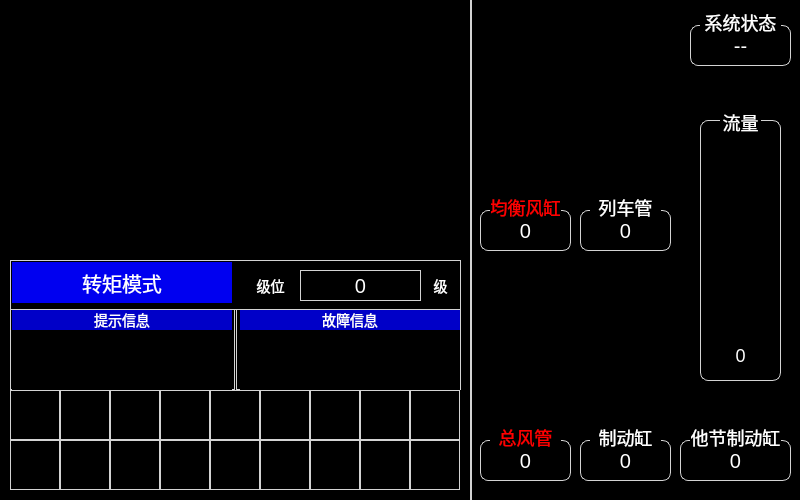
<?xml version="1.0" encoding="UTF-8"?>
<ui version="4.0">
 <class>Unity</class>
 <widget class="QWidget" name="Unity">
  <property name="geometry">
   <rect>
    <x>0</x>
    <y>0</y>
    <width>800</width>
    <height>500</height>
   </rect>
  </property>
  <property name="windowTitle">
   <string>Form</string>
  </property>
  <property name="styleSheet">
   <string notr="true">QWidget
{
	background-color: black;
}
QLabel
{
	border:1px solid lightgray;
    color:white;
font:16px
}</string>
  </property>
  <widget class="QLabel" name="LBLC22">
   <property name="geometry">
    <rect>
     <x>60</x>
     <y>440</y>
     <width>50</width>
     <height>50</height>
    </rect>
   </property>
   <property name="text">
    <string/>
   </property>
  </widget>
  <widget class="QLabel" name="LBLC11">
   <property name="geometry">
    <rect>
     <x>10</x>
     <y>390</y>
     <width>50</width>
     <height>50</height>
    </rect>
   </property>
   <property name="text">
    <string/>
   </property>
  </widget>
  <widget class="QLabel" name="LBLC24">
   <property name="geometry">
    <rect>
     <x>160</x>
     <y>440</y>
     <width>50</width>
     <height>50</height>
    </rect>
   </property>
   <property name="text">
    <string/>
   </property>
  </widget>
  <widget class="QLabel" name="LBLC17">
   <property name="geometry">
    <rect>
     <x>310</x>
     <y>390</y>
     <width>50</width>
     <height>50</height>
    </rect>
   </property>
   <property name="text">
    <string/>
   </property>
  </widget>
  <widget class="QLabel" name="LBLC16">
   <property name="geometry">
    <rect>
     <x>260</x>
     <y>390</y>
     <width>50</width>
     <height>50</height>
    </rect>
   </property>
   <property name="text">
    <string/>
   </property>
  </widget>
  <widget class="QLabel" name="LBLC27">
   <property name="geometry">
    <rect>
     <x>310</x>
     <y>440</y>
     <width>50</width>
     <height>50</height>
    </rect>
   </property>
   <property name="text">
    <string/>
   </property>
  </widget>
  <widget class="QLabel" name="LBLC13">
   <property name="geometry">
    <rect>
     <x>110</x>
     <y>390</y>
     <width>50</width>
     <height>50</height>
    </rect>
   </property>
   <property name="text">
    <string/>
   </property>
  </widget>
  <widget class="QLabel" name="LBLC26">
   <property name="geometry">
    <rect>
     <x>260</x>
     <y>440</y>
     <width>50</width>
     <height>50</height>
    </rect>
   </property>
   <property name="text">
    <string/>
   </property>
  </widget>
  <widget class="QLabel" name="LBLC25">
   <property name="geometry">
    <rect>
     <x>210</x>
     <y>440</y>
     <width>50</width>
     <height>50</height>
    </rect>
   </property>
   <property name="text">
    <string/>
   </property>
  </widget>
  <widget class="QLabel" name="LBLC21">
   <property name="geometry">
    <rect>
     <x>10</x>
     <y>440</y>
     <width>50</width>
     <height>50</height>
    </rect>
   </property>
   <property name="text">
    <string/>
   </property>
  </widget>
  <widget class="QLabel" name="LBLC14">
   <property name="geometry">
    <rect>
     <x>160</x>
     <y>390</y>
     <width>50</width>
     <height>50</height>
    </rect>
   </property>
   <property name="text">
    <string/>
   </property>
  </widget>
  <widget class="QLabel" name="LBLC18">
   <property name="geometry">
    <rect>
     <x>360</x>
     <y>390</y>
     <width>50</width>
     <height>50</height>
    </rect>
   </property>
   <property name="text">
    <string/>
   </property>
  </widget>
  <widget class="QLabel" name="LBLC29">
   <property name="geometry">
    <rect>
     <x>410</x>
     <y>440</y>
     <width>50</width>
     <height>50</height>
    </rect>
   </property>
   <property name="text">
    <string/>
   </property>
  </widget>
  <widget class="QLabel" name="LBLC28">
   <property name="geometry">
    <rect>
     <x>360</x>
     <y>440</y>
     <width>50</width>
     <height>50</height>
    </rect>
   </property>
   <property name="text">
    <string/>
   </property>
  </widget>
  <widget class="QLabel" name="LBLC15">
   <property name="geometry">
    <rect>
     <x>210</x>
     <y>390</y>
     <width>50</width>
     <height>50</height>
    </rect>
   </property>
   <property name="text">
    <string/>
   </property>
  </widget>
  <widget class="QLabel" name="LBLC23">
   <property name="geometry">
    <rect>
     <x>110</x>
     <y>440</y>
     <width>50</width>
     <height>50</height>
    </rect>
   </property>
   <property name="text">
    <string/>
   </property>
  </widget>
  <widget class="QLabel" name="LBLC19">
   <property name="geometry">
    <rect>
     <x>410</x>
     <y>390</y>
     <width>50</width>
     <height>50</height>
    </rect>
   </property>
   <property name="text">
    <string/>
   </property>
  </widget>
  <widget class="QLabel" name="LBLC12">
   <property name="geometry">
    <rect>
     <x>60</x>
     <y>390</y>
     <width>50</width>
     <height>50</height>
    </rect>
   </property>
   <property name="text">
    <string/>
   </property>
  </widget>
  <widget class="QLabel" name="LBLFault3">
   <property name="geometry">
    <rect>
     <x>240</x>
     <y>370</y>
     <width>220</width>
     <height>20</height>
    </rect>
   </property>
   <property name="styleSheet">
    <string notr="true">border:1px solid transparent;
font:14px;</string>
   </property>
   <property name="text">
    <string/>
   </property>
   <property name="alignment">
    <set>Qt::AlignLeading|Qt::AlignLeft|Qt::AlignVCenter</set>
   </property>
  </widget>
  <widget class="QLabel" name="LBLFault1">
   <property name="geometry">
    <rect>
     <x>240</x>
     <y>330</y>
     <width>220</width>
     <height>20</height>
    </rect>
   </property>
   <property name="styleSheet">
    <string notr="true">border:1px solid transparent;
font:14px;</string>
   </property>
   <property name="text">
    <string/>
   </property>
   <property name="alignment">
    <set>Qt::AlignLeading|Qt::AlignLeft|Qt::AlignVCenter</set>
   </property>
  </widget>
  <widget class="QLabel" name="LBLFault2">
   <property name="geometry">
    <rect>
     <x>240</x>
     <y>350</y>
     <width>220</width>
     <height>20</height>
    </rect>
   </property>
   <property name="styleSheet">
    <string notr="true">border:1px solid transparent;
font:14px;</string>
   </property>
   <property name="text">
    <string/>
   </property>
   <property name="alignment">
    <set>Qt::AlignLeading|Qt::AlignLeft|Qt::AlignVCenter</set>
   </property>
  </widget>
  <widget class="QLabel" name="LBL1_5">
   <property name="geometry">
    <rect>
     <x>240</x>
     <y>310</y>
     <width>220</width>
     <height>20</height>
    </rect>
   </property>
   <property name="styleSheet">
    <string notr="true">background-color:rgb(0,0,200);
border:1px solid transparent;
font:14px;</string>
   </property>
   <property name="text">
    <string>故障信息</string>
   </property>
   <property name="alignment">
    <set>Qt::AlignCenter</set>
   </property>
  </widget>
  <widget class="QLabel" name="LBLTips2">
   <property name="geometry">
    <rect>
     <x>12</x>
     <y>350</y>
     <width>220</width>
     <height>20</height>
    </rect>
   </property>
   <property name="styleSheet">
    <string notr="true">border:1px solid transparent;
font:14px;</string>
   </property>
   <property name="text">
    <string/>
   </property>
   <property name="alignment">
    <set>Qt::AlignLeading|Qt::AlignLeft|Qt::AlignVCenter</set>
   </property>
  </widget>
  <widget class="QLabel" name="LBLTips3">
   <property name="geometry">
    <rect>
     <x>12</x>
     <y>370</y>
     <width>220</width>
     <height>20</height>
    </rect>
   </property>
   <property name="styleSheet">
    <string notr="true">border:1px solid transparent;
font:14px;</string>
   </property>
   <property name="text">
    <string/>
   </property>
   <property name="alignment">
    <set>Qt::AlignLeading|Qt::AlignLeft|Qt::AlignVCenter</set>
   </property>
  </widget>
  <widget class="QLabel" name="LBL1_6">
   <property name="geometry">
    <rect>
     <x>12</x>
     <y>310</y>
     <width>220</width>
     <height>20</height>
    </rect>
   </property>
   <property name="styleSheet">
    <string notr="true">background-color:rgb(0,0,200);;
border:1px solid transparent;
font:14px;</string>
   </property>
   <property name="text">
    <string>提示信息</string>
   </property>
   <property name="alignment">
    <set>Qt::AlignCenter</set>
   </property>
  </widget>
  <widget class="QLabel" name="LBLTips1">
   <property name="geometry">
    <rect>
     <x>12</x>
     <y>330</y>
     <width>220</width>
     <height>20</height>
    </rect>
   </property>
   <property name="styleSheet">
    <string notr="true">border:1px solid transparent;
font:14px;</string>
   </property>
   <property name="text">
    <string/>
   </property>
   <property name="alignment">
    <set>Qt::AlignLeading|Qt::AlignLeft|Qt::AlignVCenter</set>
   </property>
  </widget>
  <widget class="QLabel" name="LBLD31">
   <property name="geometry">
    <rect>
     <x>10</x>
     <y>309</y>
     <width>225</width>
     <height>81</height>
    </rect>
   </property>
   <property name="text">
    <string/>
   </property>
  </widget>
  <widget class="QLabel" name="LBl2">
   <property name="geometry">
    <rect>
     <x>236</x>
     <y>309</y>
     <width>225</width>
     <height>81</height>
    </rect>
   </property>
   <property name="text">
    <string/>
   </property>
  </widget>
  <widget class="QLabel" name="LBLMode">
   <property name="geometry">
    <rect>
     <x>12</x>
     <y>262</y>
     <width>220</width>
     <height>41</height>
    </rect>
   </property>
   <property name="styleSheet">
    <string notr="true">border:1px solid transparent;
font:20px;
background-color:rgb(0,0,240);</string>
   </property>
   <property name="text">
    <string>转矩模式</string>
   </property>
   <property name="alignment">
    <set>Qt::AlignCenter</set>
   </property>
  </widget>
  <widget class="QLabel" name="LBLGrade">
   <property name="geometry">
    <rect>
     <x>300</x>
     <y>270</y>
     <width>121</width>
     <height>31</height>
    </rect>
   </property>
   <property name="styleSheet">
    <string notr="true">border:1px solid lightgray ;
font:20px;
</string>
   </property>
   <property name="text">
    <string>0</string>
   </property>
   <property name="alignment">
    <set>Qt::AlignCenter</set>
   </property>
  </widget>
  <widget class="QLabel" name="LBL3">
   <property name="geometry">
    <rect>
     <x>10</x>
     <y>260</y>
     <width>451</width>
     <height>50</height>
    </rect>
   </property>
   <property name="text">
    <string/>
   </property>
  </widget>
  <widget class="QLabel" name="lbl1">
   <property name="geometry">
    <rect>
     <x>250</x>
     <y>270</y>
     <width>41</width>
     <height>31</height>
    </rect>
   </property>
   <property name="styleSheet">
    <string notr="true">border:1px solid transparent;
font:14px;</string>
   </property>
   <property name="text">
    <string>级位</string>
   </property>
   <property name="alignment">
    <set>Qt::AlignCenter</set>
   </property>
  </widget>
  <widget class="QLabel" name="lbl1_2">
   <property name="geometry">
    <rect>
     <x>430</x>
     <y>270</y>
     <width>21</width>
     <height>31</height>
    </rect>
   </property>
   <property name="styleSheet">
    <string notr="true">border:1px solid transparent;
font:14px;</string>
   </property>
   <property name="text">
    <string>级</string>
   </property>
   <property name="alignment">
    <set>Qt::AlignCenter</set>
   </property>
  </widget>
  <widget class="QLabel" name="LBL3_2">
   <property name="geometry">
    <rect>
     <x>470</x>
     <y>0</y>
     <width>2</width>
     <height>500</height>
    </rect>
   </property>
   <property name="text">
    <string/>
   </property>
  </widget>
  <widget class="QLabel" name="LBLJHFG">
   <property name="geometry">
    <rect>
     <x>480</x>
     <y>210</y>
     <width>91</width>
     <height>41</height>
    </rect>
   </property>
   <property name="styleSheet">
    <string notr="true">border:1px solid lightgray ;
border-radius:8px;
font:20px;
</string>
   </property>
   <property name="text">
    <string>0</string>
   </property>
   <property name="alignment">
    <set>Qt::AlignCenter</set>
   </property>
  </widget>
  <widget class="QLabel" name="LBLLCG">
   <property name="geometry">
    <rect>
     <x>580</x>
     <y>210</y>
     <width>91</width>
     <height>41</height>
    </rect>
   </property>
   <property name="styleSheet">
    <string notr="true">border:1px solid lightgray ;
border-radius:8px;
font:20px;
</string>
   </property>
   <property name="text">
    <string>0</string>
   </property>
   <property name="alignment">
    <set>Qt::AlignCenter</set>
   </property>
  </widget>
  <widget class="QLabel" name="lbl1_3">
   <property name="geometry">
    <rect>
     <x>490</x>
     <y>195</y>
     <width>71</width>
     <height>25</height>
    </rect>
   </property>
   <property name="styleSheet">
    <string notr="true">border:1px solid transparent;
font:18px;
color:red;</string>
   </property>
   <property name="text">
    <string>均衡风缸</string>
   </property>
   <property name="alignment">
    <set>Qt::AlignCenter</set>
   </property>
  </widget>
  <widget class="QLabel" name="lbl1_4">
   <property name="geometry">
    <rect>
     <x>590</x>
     <y>195</y>
     <width>71</width>
     <height>25</height>
    </rect>
   </property>
   <property name="styleSheet">
    <string notr="true">border:1px solid transparent;
font:18px;
color:white;</string>
   </property>
   <property name="text">
    <string>列车管</string>
   </property>
   <property name="alignment">
    <set>Qt::AlignCenter</set>
   </property>
  </widget>
  <widget class="QLabel" name="lbl1_5">
   <property name="geometry">
    <rect>
     <x>700</x>
     <y>10</y>
     <width>81</width>
     <height>25</height>
    </rect>
   </property>
   <property name="styleSheet">
    <string notr="true">border:1px solid transparent;
font:18px;
color:white;</string>
   </property>
   <property name="text">
    <string>系统状态</string>
   </property>
   <property name="alignment">
    <set>Qt::AlignCenter</set>
   </property>
  </widget>
  <widget class="QLabel" name="LBLstatus">
   <property name="geometry">
    <rect>
     <x>690</x>
     <y>25</y>
     <width>101</width>
     <height>41</height>
    </rect>
   </property>
   <property name="styleSheet">
    <string notr="true">border:1px solid lightgray ;
border-radius:8px;
font:20px;
</string>
   </property>
   <property name="text">
    <string>--</string>
   </property>
   <property name="alignment">
    <set>Qt::AlignCenter</set>
   </property>
  </widget>
  <widget class="QLabel" name="lbl1_6">
   <property name="geometry">
    <rect>
     <x>590</x>
     <y>425</y>
     <width>71</width>
     <height>25</height>
    </rect>
   </property>
   <property name="styleSheet">
    <string notr="true">border:1px solid transparent;
font:18px;
color:white;</string>
   </property>
   <property name="text">
    <string>制动缸</string>
   </property>
   <property name="alignment">
    <set>Qt::AlignCenter</set>
   </property>
  </widget>
  <widget class="QLabel" name="LBLZFG">
   <property name="geometry">
    <rect>
     <x>480</x>
     <y>440</y>
     <width>91</width>
     <height>41</height>
    </rect>
   </property>
   <property name="styleSheet">
    <string notr="true">border:1px solid lightgray ;
border-radius:8px;
font:20px;
</string>
   </property>
   <property name="text">
    <string>0</string>
   </property>
   <property name="alignment">
    <set>Qt::AlignCenter</set>
   </property>
  </widget>
  <widget class="QLabel" name="LBLZDG">
   <property name="geometry">
    <rect>
     <x>580</x>
     <y>440</y>
     <width>91</width>
     <height>41</height>
    </rect>
   </property>
   <property name="styleSheet">
    <string notr="true">border:1px solid lightgray ;
border-radius:8px;
font:20px;
</string>
   </property>
   <property name="text">
    <string>0</string>
   </property>
   <property name="alignment">
    <set>Qt::AlignCenter</set>
   </property>
  </widget>
  <widget class="QLabel" name="lbl1_7">
   <property name="geometry">
    <rect>
     <x>490</x>
     <y>425</y>
     <width>71</width>
     <height>25</height>
    </rect>
   </property>
   <property name="styleSheet">
    <string notr="true">border:1px solid transparent;
font:18px;
color:red;</string>
   </property>
   <property name="text">
    <string>总风管</string>
   </property>
   <property name="alignment">
    <set>Qt::AlignCenter</set>
   </property>
  </widget>
  <widget class="QLabel" name="lbl1_8">
   <property name="geometry">
    <rect>
     <x>690</x>
     <y>425</y>
     <width>91</width>
     <height>25</height>
    </rect>
   </property>
   <property name="styleSheet">
    <string notr="true">border:1px solid transparent;
font:18px;
color:white;</string>
   </property>
   <property name="text">
    <string>他节制动缸</string>
   </property>
   <property name="alignment">
    <set>Qt::AlignCenter</set>
   </property>
  </widget>
  <widget class="QLabel" name="LBLTCZDG">
   <property name="geometry">
    <rect>
     <x>680</x>
     <y>440</y>
     <width>111</width>
     <height>41</height>
    </rect>
   </property>
   <property name="styleSheet">
    <string notr="true">border:1px solid lightgray ;
border-radius:8px;
font:20px;
</string>
   </property>
   <property name="text">
    <string>0</string>
   </property>
   <property name="alignment">
    <set>Qt::AlignCenter</set>
   </property>
  </widget>
  <widget class="QLabel" name="LBLLCG_4">
   <property name="geometry">
    <rect>
     <x>700</x>
     <y>120</y>
     <width>81</width>
     <height>261</height>
    </rect>
   </property>
   <property name="styleSheet">
    <string notr="true">border:1px solid lightgray ;
border-radius:8px;
font:20px;
</string>
   </property>
   <property name="text">
    <string/>
   </property>
   <property name="alignment">
    <set>Qt::AlignCenter</set>
   </property>
  </widget>
  <widget class="QLabel" name="lbl1_9">
   <property name="geometry">
    <rect>
     <x>720</x>
     <y>110</y>
     <width>41</width>
     <height>25</height>
    </rect>
   </property>
   <property name="styleSheet">
    <string notr="true">border:1px solid transparent;
font:18px;
color:white;</string>
   </property>
   <property name="text">
    <string>流量</string>
   </property>
   <property name="alignment">
    <set>Qt::AlignCenter</set>
   </property>
  </widget>
  <widget class="QLabel" name="lblLG">
   <property name="geometry">
    <rect>
     <x>720</x>
     <y>340</y>
     <width>41</width>
     <height>31</height>
    </rect>
   </property>
   <property name="styleSheet">
    <string notr="true">border:1px solid transparent;
font:18px;</string>
   </property>
   <property name="text">
    <string>0</string>
   </property>
   <property name="alignment">
    <set>Qt::AlignCenter</set>
   </property>
  </widget>
  <zorder>LBLstatus</zorder>
  <zorder>LBL3</zorder>
  <zorder>LBl2</zorder>
  <zorder>LBLD31</zorder>
  <zorder>LBLC22</zorder>
  <zorder>LBLC11</zorder>
  <zorder>LBLC24</zorder>
  <zorder>LBLC17</zorder>
  <zorder>LBLC16</zorder>
  <zorder>LBLC27</zorder>
  <zorder>LBLC13</zorder>
  <zorder>LBLC26</zorder>
  <zorder>LBLC25</zorder>
  <zorder>LBLC21</zorder>
  <zorder>LBLC14</zorder>
  <zorder>LBLC18</zorder>
  <zorder>LBLC29</zorder>
  <zorder>LBLC28</zorder>
  <zorder>LBLC15</zorder>
  <zorder>LBLC23</zorder>
  <zorder>LBLC19</zorder>
  <zorder>LBLC12</zorder>
  <zorder>LBLFault3</zorder>
  <zorder>LBLFault1</zorder>
  <zorder>LBLFault2</zorder>
  <zorder>LBL1_5</zorder>
  <zorder>LBLTips2</zorder>
  <zorder>LBLTips3</zorder>
  <zorder>LBL1_6</zorder>
  <zorder>LBLTips1</zorder>
  <zorder>LBLMode</zorder>
  <zorder>LBLGrade</zorder>
  <zorder>lbl1</zorder>
  <zorder>lbl1_2</zorder>
  <zorder>LBL3_2</zorder>
  <zorder>LBLJHFG</zorder>
  <zorder>LBLLCG</zorder>
  <zorder>lbl1_3</zorder>
  <zorder>lbl1_4</zorder>
  <zorder>lbl1_5</zorder>
  <zorder>LBLZFG</zorder>
  <zorder>LBLZDG</zorder>
  <zorder>lbl1_7</zorder>
  <zorder>lbl1_6</zorder>
  <zorder>LBLTCZDG</zorder>
  <zorder>lbl1_8</zorder>
  <zorder>LBLLCG_4</zorder>
  <zorder>lbl1_9</zorder>
  <zorder>lblLG</zorder>
 </widget>
 <resources/>
 <connections/>
</ui>
